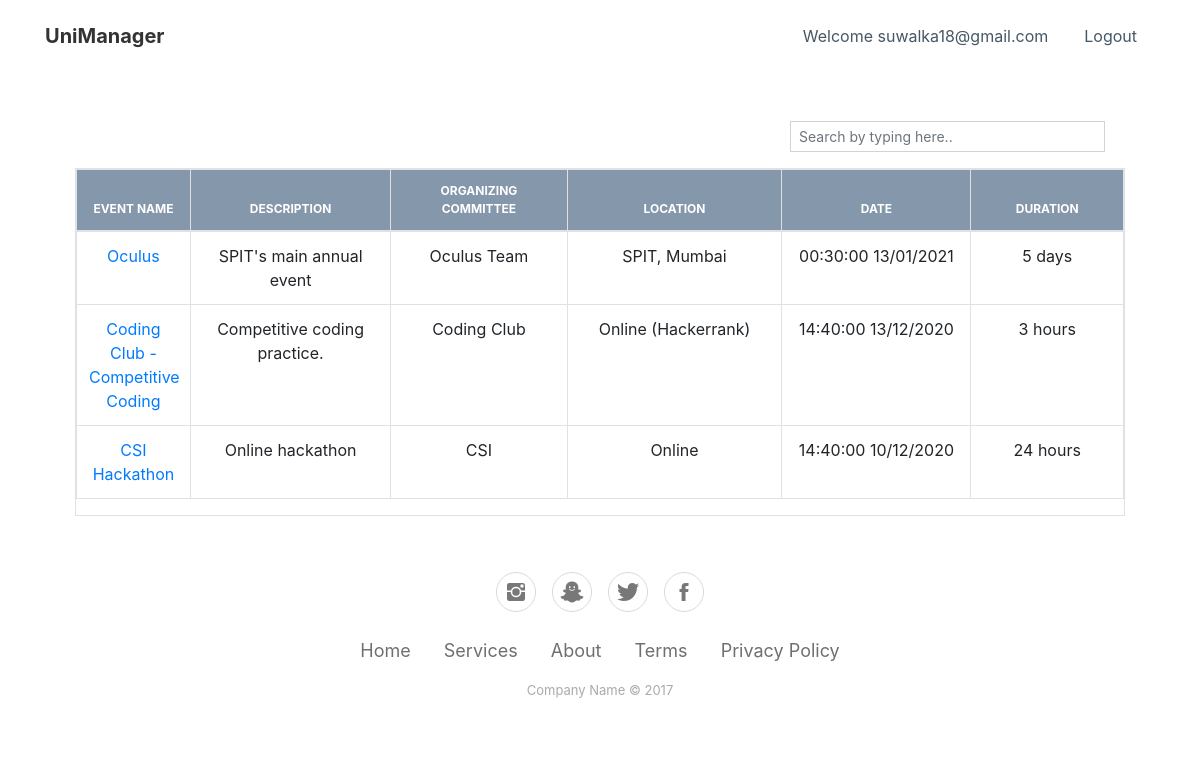
The page /home/events (signed in) on the database its author committed.
### myapp/models.py (models this page shows)
class Event(models.Model):
    event_name = models.CharField(blank=False, null=False, max_length=100)
    event_desc = models.CharField(blank=False, null=False, max_length=1000)
    organizing_committee = models.CharField(blank=True, null=True, max_length=100)
    location = models.CharField(blank=False, null=False, max_length=100)
    link = models.CharField(blank=True, null=True, max_length=1000)
    event_date = models.DateTimeField(null=False, blank=False)
    duration = models.CharField(blank=False, null=False, max_length=100)

### myapp/views.py (the view)
# urls.py: path("home/events", event_user, name="event_user"),
def event_user(request):
    events = list(Event.objects.filter(event_date__gte=datetime.now()).order_by('-event_date').values())
    for i in range(len(events)):
        events[i]["event_date"] = events[i]["event_date"].strftime('%H:%M:%S %d/%m/%Y')
    return render(request, "eventNotifications_user.html",
                  {"name": request.session['name'].split()[0], "events": events})

### templates/eventNotifications_user.html (shortened to what this page needs)
{% load static %}
<!DOCTYPE html>
<html>
<head>
    <link rel="stylesheet" href="{% static 'assets/bootstrap/css/bootstrap.min.css' %}">
    <link rel="stylesheet" href="{% static 'assets/fonts/font-awesome.min.css' %}">
    <link rel="stylesheet" href="{% static 'assets/fonts/ionicons.min.css' %}">
    <link rel="stylesheet" href="{% static 'assets/css/Bootstrap-Cards-v2-shri.css' %}">
    <link rel="stylesheet" href="{% static 'assets/css/Contact-Form-Clean-shri.css' %}">
    <link rel="stylesheet" href="{% static 'assets/css/Footer-Basic-shri.css' %}">
    <link rel="stylesheet" href="{% static 'assets/css/Login-Form-Clean-1-shri.css' %}">
    <link rel="stylesheet" href="{% static 'assets/css/Login-Form-Clean-shri.css' %}">
    <link rel="stylesheet" href="{% static 'assets/css/Login-Form-Dark.css' %}">
    <link rel="stylesheet" href="{% static 'assets/css/Navigation-Clean-shri.css' %}">
    <link rel="stylesheet" href="{% static 'assets/css/styles-shri.css' %}">
    <link rel="stylesheet" href="{% static 'assets/css/Table-With-Search-1-shri.css' %}">
    <link rel="stylesheet" href="{% static 'assets/css/Table-With-Search-shri.css' %}">
</head>
<body>
<nav class="navbar navbar-light navbar-expand-md navigation-clean">
    <div class="container"><a class="navbar-brand" href="/">UniManager</a>
        <div class="collapse navbar-collapse"
             id="navcol-1">
            <ul class="nav navbar-nav ml-auto">
                <li class="nav-item" role="presentation"><a class="nav-link" href="#">Welcome {{ name }}</a></li>
                <li class="nav-item" role="presentation"><a class="nav-link" href="/logout">Logout</a></li>
            </ul>
        </div>
    </div>
</nav>
<div class="col-auto col-md-12 text-center mx-auto search-table-col"
     style="margin-top: 49px;margin-left: 0;max-width: 90%;display: block;position: relative;align-items: center;">
    <div class="form-group pull-right col-lg-4"><input class="form-control-sm search form-control" type="text"
                                                       placeholder="Search by typing here.." style="width: 315px;">
    </div>
    <span class="counter pull-right"></span>
    <div class="table-responsive table-bordered table table-hover table-bordered results"
         style="margin-top: 0;">
        <table class="table table-bordered table-hover">
            <thead class="bill-header cs">
            <tr>
                <th class="text-uppercase col-lg-1" id="trs-hd">Event Name</th>
                <th class="text-uppercase col-lg-1" id="trs-hd">Description</th>
                <th class="text-uppercase col-lg-2" id="trs-hd">Organizing Committee</th>
                <th class="text-uppercase col-lg-3" id="trs-hd">Location</th>
                <th class="text-uppercase col-lg-3" id="trs-hd">Date</th>
                <th class="text-uppercase col-lg-3" id="trs-hd">duration</th>
            </tr>
            </thead>
            <tbody>
            {% for event in events %}
                <tr>
                    {% if event.link != "" %}
                    <td style="max-width: 24px;width: 422px;"><a href="{{ event.link }}">{{ event.event_name }}</a></td>
                    {% else %}
                    <td style="max-width: 24px;width: 422px;">{{ event.event_name }}</td>
                    {% endif %}
                    <td>{{ event.event_desc }}</td>
                    <td>{{ event.organizing_committee }}</td>
                    <td>{{ event.location }}</td>
                    <td>{{ event.event_date }}</td>
                    <td>{{ event.duration }}</td>
                </tr>
            {% endfor %}
            </tbody>
        </table>
    </div>
</div>
<div class="footer-basic">
    <footer>
        <div class="align-self-end social"><a href="#"><i class="icon ion-social-instagram"></i></a><a href="#"><i
                class="icon ion-social-snapchat"></i></a><a href="#"><i class="icon ion-social-twitter"></i></a><a
                href="#"><i class="icon ion-social-facebook"></i></a></div>
        <ul class="list-inline">
            <li class="list-inline-item"><a href="#">Home</a></li>
            <li class="list-inline-item"><a href="#">Services</a></li>
            <li class="list-inline-item"><a href="#">About</a></li>
            <li class="list-inline-item"><a href="#">Terms</a></li>
            <li class="list-inline-item"><a href="#">Privacy Policy</a></li>
        </ul>
        <p class="copyright">Company Name © 2017</p>
    </footer>
</div>
</body>
</html>

### static/assets/css/Footer-Basic-shri.css (style rules this page uses)
.footer-basic { padding: 40px 0; background-color: #ffffff; color: #4b4c4d; }
.footer-basic ul { padding: 0; list-style: none; text-align: center; font-size: 18px; line-height: 1.6; margin-bottom: 0; }
.footer-basic li { padding: 0 10px; }
.footer-basic ul a { color: inherit; text-decoration: none; opacity: 0.8; }
.footer-basic .social { text-align: center; padding-bottom: 25px; }
.footer-basic .social > a { font-size: 24px; width: 40px; height: 40px; line-height: 40px; display: inline-block; text-align: center; border-radius: 50%; border: 1px solid #ccc; margin: 0 8px; color: inherit; opacity: 0.75; }
.footer-basic .copyright { margin-top: 15px; text-align: center; font-size: 13px; color: #aaa; margin-bottom: 0; }

### static/assets/css/Navigation-Clean-shri.css (style rules this page uses)
.navigation-clean { background: #fff; padding-top: .75rem; padding-bottom: .75rem; color: #333; border-radius: 0; box-shadow: none; border: none; margin-bottom: 0; }
@media (min-width:768px) { .navigation-clean { padding-top: 1rem; padding-bottom: 1rem; } }
.navigation-clean .navbar-brand { font-weight: bold; color: inherit; }
.navigation-clean .navbar-collapse, .navigation-clean .form-inline { border-top-color: #ddd; }
.navigation-clean.navbar .navbar-nav .nav-link { padding-left: 18px; padding-right: 18px; }
.navigation-clean.navbar-light .navbar-nav .nav-link { color: #465765; }

### static/assets/css/Table-With-Search-1-shri.css (style rules this page uses)
.bill-header { font-size: 12px; text-align: center; }
#trs-hd { text-align: center; }
.bill-header.cs { background-color: rgba(37,71,106,0.56); color: #fff; }
.counter { padding: 8px; color: #ccc; }
.search.form-control { border-radius: 0px !important; }
.search-table-col { margin-top: 100px; }

### static/assets/css/Table-With-Search-shri.css (style rules this page uses)
.bill-header { font-size: 12px; text-align: center; }
#trs-hd { text-align: center; width: 20px; }
.bill-header.cs { background-color: rgba(37,71,106,0.56); color: #fff; }
.counter { padding: 8px; color: #ccc; }
.search.form-control { border-radius: 0px !important; }
.search-table-col { margin-top: 100px; }

### rows shown on the page
Event: event_name "Oculus", event_desc "SPIT's main annual event", organizing_committee "Oculus Team", location "SPIT, Mumbai", event_date "00:30:00 13/01/2021", duration "5 days"
Event: event_name "Coding Club - Competitive Coding", event_desc "Competitive coding practice.", organizing_committee "Coding Club", location "Online (Hackerrank)", event_date "14:40:00 13/12/2020", duration "3 hours"
Event: event_name "CSI Hackathon", event_desc "Online hackathon", organizing_committee "CSI", location "Online", event_date "14:40:00 10/12/2020", duration "24 hours"

### other values the page prints
{{ name }} "suwalka18@gmail.com"
